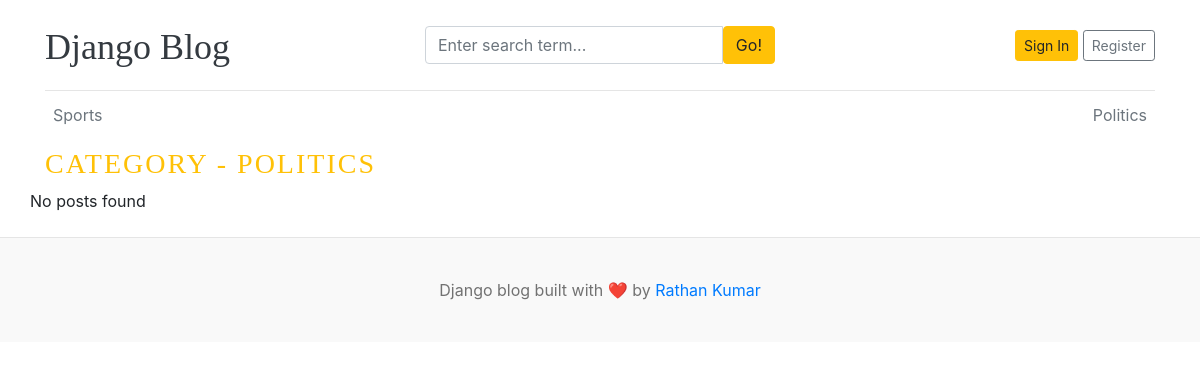
Before: /category/2/ with the older database file.
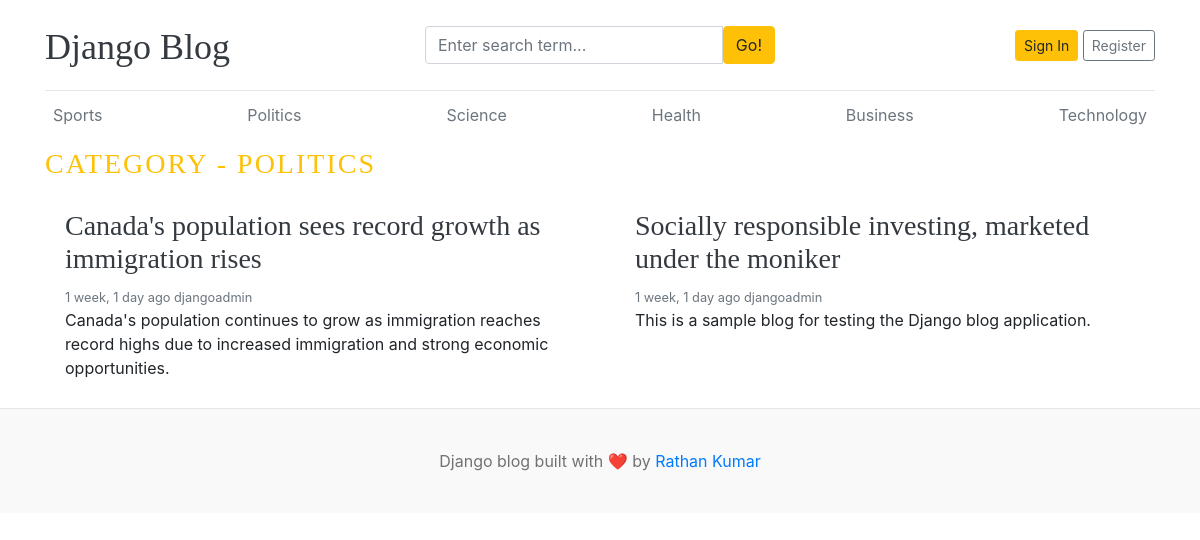
After: the same page with the newer database file.
### blog/models.py (models this page shows, shortened)
class Category(models.Model):
    category_name = models.CharField(max_length=50, unique=True)
    created_at = models.DateTimeField(auto_now_add=True)
    updated_at = models.DateTimeField(auto_now=True)
    class Meta:
        verbose_name_plural = "categories"
    def __str__(self):
        return self.category_name

class Blog(models.Model):
    title = models.CharField(max_length=100)
    slug = models.SlugField(max_length=150, unique=True, blank=True)
    category = models.ForeignKey(Category, on_delete=models.CASCADE)
    author = models.ForeignKey(User, on_delete=models.CASCADE)
    featured_image = models.ImageField(upload_to='uploads/%Y/%m/%d')
    short_description = models.TextField(max_length=500)
    blog_body = models.TextField(max_length=2000)
    status = models.CharField(max_length=20, choices=STATUS_CHOICES, default="Draft")
    is_featured = models.BooleanField(default=False)
    created_at = models.DateTimeField(auto_now_add=True)
    updated_at = models.DateTimeField(auto_now=True)

### blog/views.py (the view)
# urls.py: path('<int:category_id>/', views.posts_by_category, name='posts_by_category'),
def posts_by_category(request, category_id):
    posts = Blog.objects.filter(
        status='Published',
        category_id=category_id
    )
    category = get_object_or_404(Category, id=category_id)
    context = {
        'posts': posts,
        'category': category,
    }
    return render(request, 'posts_by_category.html', context)

### blog/context_processors.py (called while the page is built)
def get_categories(request):
    categories = Category.objects.all()
    return dict(categories=categories)

def get_social_links(request):
    social_links = SocialLink.objects.all()
    return dict(social_links=social_links)

### blog_main/templates/posts_by_category.html
{% extends 'base.html' %}
{% block content %}
   <h3 class="text-uppercase text-warning" style="letter-spacing: 2px;">Category - {{ category }} </h3>
   <div class="row mb-2">
      {% if posts %}
      {% for post in posts %}
    <div class="col-md-6">
      <div class="card border-0">
        <div class="card-body">
          <h3><a href="{% url 'blogs' post.slug %}" class="text-dark">{{ post.title }}</a></h3>
          <small class="mb-1 text-muted">{{ post.created_at | timesince }} ago {{ post.author }}</small>
          <p class="card-text">{{ post.short_description | truncatewords:25 }}</p>
        </div>
      </div>
    </div>
    {% endfor %}
    {% else %}
    <p>No posts found</p>
    {% endif %}
  </div>
</div>
{% endblock %}

### blog_main/templates/base.html (shortened to what this page needs)
{% load static %}
<!DOCTYPE html>
<html lang="en">
<head>
    <link href="https://getbootstrap.com/docs/4.0/dist/css/bootstrap.min.css" rel="stylesheet">
    <link href="{% static 'css/blog.css' %}" rel="stylesheet">
</head>
<body>
<div class="container">
    <header class="blog-header py-3">
        <div class="row flex-nowrap justify-content-between align-items-center">
            <div class="col-4 pt-1">
                <a class="blog-header-logo text-dark" href="/">
                    Django Blog
                </a>
            </div>
            <div class="col-4">
                <form action="{% url 'search' %}" method="GET">
                    <div class="input-group">
                        <input
                            class="form-control"
                            type="text"
                            name="keyword" value="{{ keyword }}"
                            placeholder="Enter search term..."
                            aria-label="Enter search term..."
                        >
                        <button
                            type="submit"
                            class="btn btn-warning"
                            id="button-search">
                            Go!
                        </button>
                    </div>
                </form>
            </div>
            <div class="col-4 d-flex justify-content-end align-items-center">
                <a class="btn btn-sm btn-warning" href="#">
                    Sign In
                </a>
                <a class="btn btn-sm btn-outline-secondary" href="#">
                    Register
                </a>
            </div>
        </div>
    </header>
    <div class="nav-scroller py-1 mb-2">
        <nav class="nav d-flex justify-content-between">
            {% for cat in categories %}
                <a
                    class="p-2 text-muted"
                    href="{% url 'posts_by_category' cat.id %}">
                    {{ cat.category_name }}
                </a>
            {% endfor %}
        </nav>
    </div>
    {% block content %}
    {% endblock %}
    <footer class="blog-footer">
        <p>
            Django blog built with ❤️ by
            <a href="#">Rathan Kumar</a>
        </p>
    </footer>
</body>
</html>

Changed rows visible on the page:
added Category: category_name "Science"
added Category: category_name "Health"
added Category: category_name "Business"
added Category: category_name "Technology"
now on this page (row edited): Blog: title "Canada's population sees record growth as immigration rises", created_at "1 week, 1 day", author "djangoadmin", short_description "Canada's population continues to grow as immigration reaches record highs due to increased immigration and strong economic opportunities."
added Blog: title "Socially responsible investing, marketed under the moniker", created_at "1 week, 1 day", author "djangoadmin", short_description "This is a sample blog for testing the Django blog application."
Other visible differences:
text no longer shown: "No posts found"
